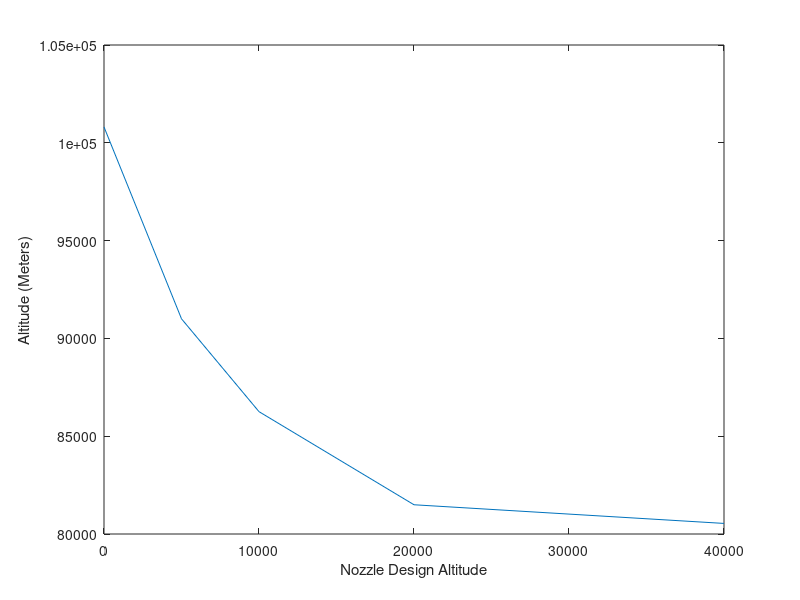

This figure's MATLAB source:
close all; clear all; clc;
mach = [1,1.5,2,3,4,5];
alt = [71065,79903,100160,114450,132950,0];
plot(mach,alt)
xlabel('Exit Mach')
ylabel('Altitude (Meters)')

frac = [0.02,0.03,0.04,0.05,0.06];
alt = [100160,59329,41877,44399,19775];
plot(frac,alt)
xlabel('Payload Mass Fraction')
ylabel('Altitude (Meters)')

ratio = [1.2,1.25,1.3,1.35,1.4];
alt = [103680,97686,100160,89041,89531];
plot(ratio,alt)
xlabel('Specific Heat Ratio')
ylabel('Altitude (Meters)')

temp = [2800,3050,3300,3550,3800];
alt = [92437,96649,91574,86999,100810];
plot(temp,alt)
xlabel('Combustion Chamber Stagnation Temperature')
ylabel('Altitude (Meters)')

Hdesign = [0,5000,10000,20000,40000];
alt = [100810,91001,86255,81495,80541];
plot(Hdesign,alt)
xlabel('Nozzle Design Altitude')
ylabel('Altitude (Meters)')
